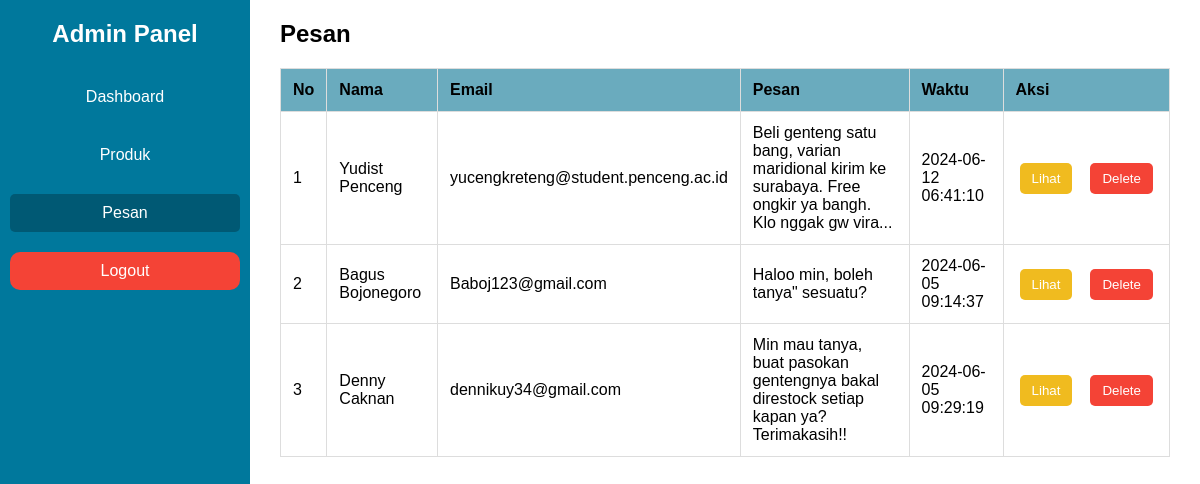
/admin/pesan.php, run on the app's committed database.
### tables this page shows
CREATE TABLE `pesan` (
  `id_pesan` int(11) NOT NULL,
  `nama` varchar(255) NOT NULL,
  `email` varchar(255) NOT NULL,
  `pesan` text NOT NULL,
  `waktu_pesan` timestamp NOT NULL DEFAULT current_timestamp()
);

### admin/pesan.php (the view, shortened to what this page needs)
<!DOCTYPE html>
<html lang="en">
<head>
    <link rel="stylesheet" href="admin.css">
</head>
<body>
    <div class="sidebar">
        <h2>Admin Panel</h2>
        <ul>
            <li><a href="index.php">Dashboard</a></li>
            <li><a href="produk.php">Produk</a></li>
            <li><a href="pesan.php" class="active">Pesan</a></li>
            <li><a class="logout" href="../logout.php">Logout</a></li>
        </ul>
    </div>
    <div class="content" style="padding: 20px 30px 20px 30px;">
        <h2>Pesan</h2>
        <table>
            <tr>
                <th>No</th>
                <th>Nama</th>
                <th>Email</th>
                <th>Pesan</th>
                <th>Waktu</th>
                <th>Aksi</th>
            </tr>
            <?php
            include 'koneksi.php';
            $query = "SELECT * FROM pesan order by id_pesan ASC";
            $result = mysqli_query($conn, $query);
            $no = 1;
            while ($row = mysqli_fetch_assoc($result)) {
                $pesan = $row['pesan'];
                if (strlen($pesan) > 100) {
                    $pesan = substr($pesan, 0, 100) . "...";
                }
                echo "<tr>";
                echo "<td>" . $no . "</td>";
                echo "<td>" . $row['nama'] . "</td>";
                echo "<td>" . $row['email'] . "</td>";
                echo "<td>" . $pesan . "</td>";
                echo "<td>" . $row['waktu_pesan'] . "</td>";
                echo "<td>";
                echo "<div class='aksi-buttons'>";
                echo "<button class='edit'><a href='lihat_pesan.php?id=" . $row['id_pesan'] . "'>Lihat</a></button>";
                echo "<button class='delete'><a href='hapus_pesan.php?id=" . $row['id_pesan'] . "' onclick='return confirm(\"Apakah Anda yakin ingin menghapus pesan ini?\");'>Delete</a></button>";
                echo "</div>";
                echo "</td>";
                echo "</tr>";
                $no++;
            }
            ?>
        </table>
    </div>
</body>
</html>

### admin/admin.css (style rules this page uses)
body { font-family: "Poppins", sans-serif; margin: 0; display: flex; }
button { background-color: #f0bb1f; color:white; }
.sidebar { height: 100%; width: 250px; position: fixed; top: 0; left: 0; background-color: #00789c; padding-top: 20px; color: #fff; }
.sidebar h2 { text-align: center; }
.sidebar ul { list-style-type: none; padding: 0; margin: 0; }
.sidebar ul li { padding: 10px; text-align: center; }
.sidebar ul li a { color: #fff; text-decoration: none; display: block; padding: 10px; border-radius: 5px; transition: background-color 0.3s; }
.sidebar ul li a[class="logout"] { color: #fff; text-decoration: none; display: block; padding: 10px; border-radius: 10px; background-color: #f44336; transition: background-color 0.3s; }
.sidebar ul li a:hover, .sidebar ul li a.active { background-color: #005974; }
.content { margin-left: 250px; padding: 20px; width: calc(100% - 250px); text-align: justify; }
h2 { margin-top: 0; }
table { width: 100%; border-collapse: collapse; margin-top: 20px; }
table th, table td { padding: 12px; text-align: left; border: 1px solid #ddd; }
table th { background-color: #6aabbe; }
button { padding: 8px 12px; margin: 4px; border: none; border-radius: 5px; cursor: pointer; transition: background-color 0.3s; }
.edit { background-color: #f0bb1f; color: white; }
.delete { background-color: #f44336; color: white; }
.aksi-buttons { display: flex; gap: 10px; }
.aksi-buttons a { color: white; text-decoration: none; }

### data on the page
pesan: nama "Yudist Penceng", email "yucengkreteng@student.penceng.ac.id", pesan "Beli genteng satu bang, varian maridional kirim ke surabaya. Free ongkir ya bangh. Klo nggak gw vira...", waktu_pesan "2024-06-12 06:41:10"
pesan: nama "Bagus Bojonegoro", email "Baboj123@gmail.com", pesan "Haloo min, boleh tanya\" sesuatu?", waktu_pesan "2024-06-05 09:14:37"
pesan: nama "Denny Caknan", email "dennikuy34@gmail.com", pesan "Min mau tanya, buat pasokan gentengnya bakal direstock setiap kapan ya? Terimakasih!!", waktu_pesan "2024-06-05 09:29:19"
